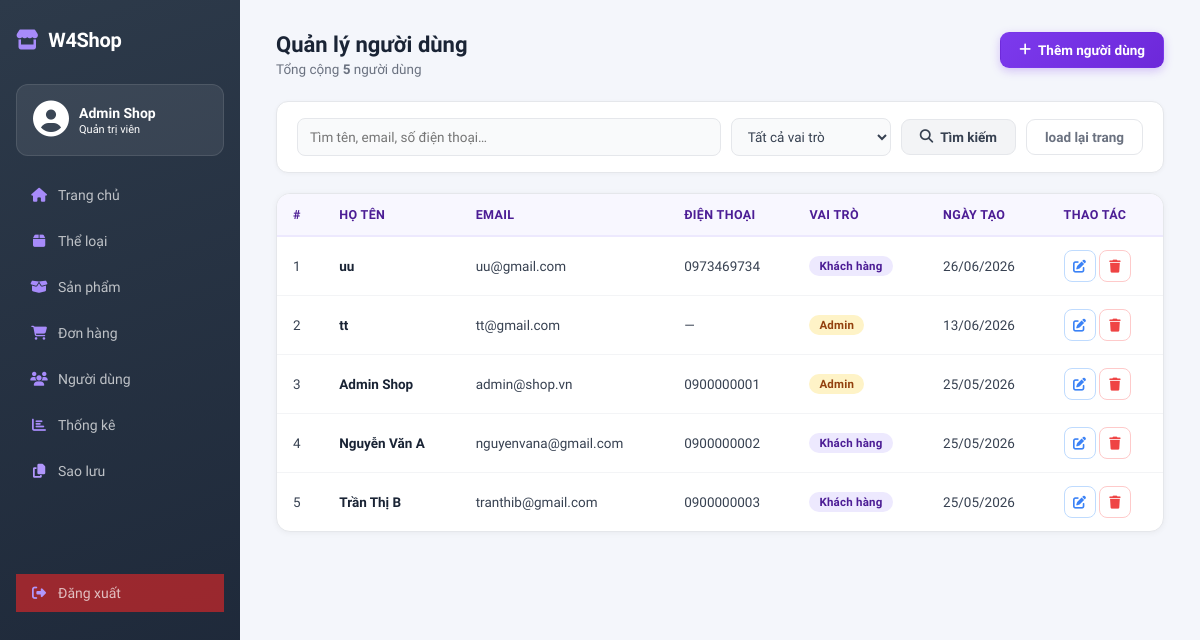
Page /admin/users (signed in) on the committed database.
### tables this page shows
CREATE TABLE `users` (
  `user_id` int(11) NOT NULL,
  `full_name` varchar(100) NOT NULL,
  `email` varchar(150) NOT NULL,
  `password_hash` varchar(255) NOT NULL,
  `phone` varchar(20) DEFAULT NULL,
  `role` enum('customer','admin') NOT NULL DEFAULT 'customer',
  `created_at` datetime NOT NULL DEFAULT current_timestamp()
);

### core/Controller.php (called while the page is built, shortened)
<?php
class Controller {
    protected function render($view, $data = []) {
        extract($data);
        $viewPath = __DIR__ . '/../app/views/' . $view . '.php';
        require $viewPath;
    }
}
?>

### app/controllers/AdminUserController.php (called while the page is built, shortened)
<?php
require_once __DIR__ . '/../../core/Controller.php';
require_once __DIR__ . '/../models/UserModelAdmin.php';
class AdminUserController extends Controller
{
    private UserModelAdmin $userModel;
    public function __construct()
    {
        $this->userModel = new UserModelAdmin();
    }
    public function index(): void
    {
        $search   = trim($_GET['search']  ?? '');
        $role     = $_GET['role']         ?? '';
        $status   = $_GET['status']       ?? '';
        $page     = max(1, (int)($_GET['page'] ?? 1));
        $perPage  = 10;
        $offset   = ($page - 1) * $perPage;
        $filters = compact('search', 'role', 'status');
        $users = $this->userModel->getAll($filters, $perPage, $offset);
        $total = $this->userModel->countAll($filters);
        $totalPages = (int) ceil($total / $perPage);
        $this->render('admin/User', [
            'users'      => $users,
            'total'      => $total,
            'page'       => $page,
            'totalPages' => $totalPages,
            'filters'    => $filters,
        ]);
    }
}

### index.php (called while the page is built, shortened)
<?php
require_once __DIR__ . '/core/Router.php';
$router = new Router();
$router->get('/', 'HomeController', 'index');
$router->get('/products',          'ProductController', 'index');
$router->get('/products/search',   'ProductController', 'search');
$router->get('/products/{id}',     'ProductController', 'detail');
$router->get('/login',    'AuthController', 'loginPage');
$router->post('/login',   'AuthController', 'loginPage');
$router->get('/register', 'AuthController', 'registerPage');
$router->post('/register','AuthController', 'registerPage');
$router->get('/logout',   'AuthController', 'logout');
$router->get('/profile',          'ProfileController', 'index');
$router->get('/profile/edit',           'ProfileController', 'edit');
$router->post('/profile/update',        'ProfileController', 'update');
$router->get('/profile/addAddress',         'ProfileController', 'addAddress');
$router->post('/profile/store-address',      'ProfileController', 'storeAddress');
$router->get('/profile/editAddress/{id}',   'ProfileController', 'editAddress');
$router->post('/profile/update-address',     'ProfileController', 'updateAddress');
$router->post('/profile/delete-address',     'ProfileController', 'deleteAddress');
$router->post('/profile/set-default-address','ProfileController', 'setDefaultAddress');
$router->get('/orders/guest-checkout', 'OrderController', 'guestCheckout');
$router->post('/orders/guest-place',   'OrderController', 'guestPlace');
$router->post('/products/buy-now',     'ProductController', 'buyNow');
$router->get('/orders/buynow-preview',  'OrderController',   'buyNowPreview');
$router->post('/orders/buynow-place',   'OrderController',   'buyNowPlace');
$router->get('/cart',          'CartController', 'index');
$router->post('/cart/update',  'CartController', 'update');
$router->post('/cart/delete',  'CartController', 'delete');
$router->post('/cart/add',     'CartController', 'add');
$router->get('/cart/checkInfo', 'CartController', 'checkInfo');
$router->post('/cart/saveAddress', 'CartController', 'saveAddress');
$router->post('/cart/placeOrder', 'CartController', 'placeOrder');
$router->get('/orders/preview',  'CartController', 'preview');
$router->get('/checkout',       'OrderController', 'checkout');
$router->post('/place-order',   'OrderController', 'placeOrder');
$router->get('/orders',         'OrderController', 'history');
$router->get('/orders/pay/{id}',        'OrderController', 'pay');
$router->post('/orders/confirmPayment', 'OrderController', 'confirmPayment');
$router->get('/orders/{id}',    'OrderController', 'detail');
$router->post('/orders/updatePaymentStatus', 'OrderController', 'updatePaymentStatus');
$router->get('/admin',              'AdminController', 'home');
$router->get('/admin/orders',       'AdminController', 'orders');
$router->get('/admin/order-detail', 'AdminController', 'orderDetail');
$router->post('/admin/save-homepage',       'AdminController', 'saveHomepage');
$router->post('/admin/update-order-status', 'AdminController', 'updateOrderStatus');
$router->get('/admin/categories',         'AdminCategoryController', 'index');
$router->get('/admin/categories/create',  'AdminCategoryController', 'create');
$router->get('/admin/categories/edit',    'AdminCategoryController', 'edit');
$router->post('/admin/categories/store',  'AdminCategoryController', 'store');
$router->post('/admin/categories/update', 'AdminCategoryController', 'update');
$router->post('/admin/categories/delete', 'AdminCategoryController', 'delete');
$router->get('/admin/products',                      'AdminProductController', 'index');
$router->get('/admin/products/getProduct',           'AdminProductController', 'getProduct');
$router->get('/admin/products/getAttributes',        'AdminProductController', 'getAttributes');
$router->post('/admin/products/store',               'AdminProductController', 'store');
$router->post('/admin/products/update',              'AdminProductController', 'update');
$router->post('/admin/products/delete',              'AdminProductController', 'delete');
$router->post('/admin/products/deleteVariant',       'AdminProductController', 'deleteVariant');
$router->post('/admin/products/createAttribute',     'AdminProductController', 'createAttribute');
$router->post('/admin/products/createAttributeValue','AdminProductController', 'createAttributeValue');
$router->post('/admin/products/deleteAttribute',     'AdminProductController', 'deleteAttribute');
$router->post('/admin/products/deleteAttributeValue','AdminProductController', 'deleteAttributeValue');
$router->get('/admin/users',                'AdminUserController', 'index');
$router->get('/admin/users/create',         'AdminUserController', 'create');
$router->get('/admin/users/edit',           'AdminUserController', 'edit');
$router->get('/admin/users/detail',         'AdminUserController', 'detail');
$router->post('/admin/users/store',         'AdminUserController', 'store');
$router->post('/admin/users/update',        'AdminUserController', 'update');
$router->post('/admin/users/delete',        'AdminUserController', 'delete');
$router->post('/admin/users/toggle-status', 'AdminUserController', 'toggleStatus');
$router->get('/admin/backup',          'AdminController', 'backup');
$router->post('/admin/backup/download','AdminController', 'downloadBackup');
$router->dispatch();
?>

### config/database.php (called while the page is built, shortened)
<?php
if (!class_exists('Database')) {
class Database {
    private static $conn = null;
    public static function getConnection() {
        if (self::$conn === null) {
            self::$conn = new mysqli(self::DB_HOST, self::DB_USER, self::DB_PASS, self::DB_NAME, self::DB_PORT);
            self::$conn->set_charset("utf8mb4");
        }
        return self::$conn;
    }
}
}
if (!function_exists('getDB')) {
function getDB() {
    return Database::getConnection();
}
}
?>

### app/models/UserModelAdmin.php (called while the page is built, shortened)
<?php
require_once __DIR__ . '/../../core/Model.php';
class UserModelAdmin extends Model
{
    protected string $table = 'users';
    public function getAll(array $filters = [], int $limit = 10, int $offset = 0): array
    {
        [$where, $params] = $this->buildWhereClause($filters);
        $sql = "SELECT user_id, full_name, email, phone, role, created_at
                FROM {$this->table}
                {$where}
                ORDER BY created_at DESC
                LIMIT :limit OFFSET :offset";
        $params[':limit']  = $limit;
        $params[':offset'] = $offset;
        return $this->queryAll($sql, $params);
    }
    public function countAll(array $filters = []): int
    {
        [$where, $params] = $this->buildWhereClause($filters);
        $sql = "SELECT COUNT(*) AS total FROM {$this->table} {$where}";
        $row = $this->queryOne($sql, $params);
        return (int)($row['total'] ?? 0);
    }
private function buildWhereClause(array $filters): array
{
    $conditions = [];
    $params     = [];
    $where = empty($conditions) ? '' : 'WHERE ' . implode(' AND ', $conditions);
    return [$where, $params];
}
}

### core/Model.php (called while the page is built, shortened)
<?php
require_once __DIR__ . '/../config/database.php';
class Model {
    protected $conn;
    public function __construct() {
        $this->conn = getDB();
    }
    private function compileNamedParams(string $sql, array $params): array
    {
        $values = [];
        $compiled = preg_replace_callback('/:([a-zA-Z_][a-zA-Z0-9_]*)/', function ($m) use ($params, &$values) {
            $key = ':' . $m[1];
            if (!array_key_exists($key, $params)) {
                die("Thiếu tham số {$key} khi build query");
            }
            $values[] = $params[$key];
            return '?';
        }, $sql);
        return [$compiled, $values];
    }
    private function prepareExecute(string $sql, array $params = []) {
        [$compiledSql, $values] = $this->compileNamedParams($sql, $params);
        $stmt = mysqli_prepare($this->conn, $compiledSql);
        if (!empty($values)) {
            $types = '';
            $refs  = [];
            foreach ($values as $i => $v) {
                if (is_int($v)) {
                    $types .= 'i';
                } elseif (is_float($v)) {
                    $types .= 'd';
                } else {
                    $types .= 's';
                }
                $refs[] = &$values[$i];
            }
            array_unshift($refs, $types);
            call_user_func_array([$stmt, 'bind_param'], $refs);
        }
        if (!mysqli_stmt_execute($stmt)) {
            die("Execute lỗi: " . mysqli_stmt_error($stmt) . " | SQL: " . $compiledSql);
        }
        return $stmt;
    }
    protected function queryAll(string $sql, array $params = []): array
    {
        $stmt   = $this->prepareExecute($sql, $params);
        $result = mysqli_stmt_get_result($stmt);
        $rows = [];
        if ($result) {
            while ($row = mysqli_fetch_assoc($result)) {
                $rows[] = $row;
            }
        }
        return $rows;
    }
    protected function queryOne(string $sql, array $params = []): array|false
    {
        $rows = $this->queryAll($sql, $params);
        return $rows[0] ?? false;
    }
}
?>

### app/views/admin/User.php (the view, shortened to what this page needs)
<?php include __DIR__ . '/../layouts/admin_sidebar.php'; ?>
<link rel="stylesheet" href="/WEB_GR4/public/assets/css/admin/User.css">
<div class="admin-content">
  <div class="page-header">
    <div>
      <h1 class="page-title">Quản lý người dùng</h1>
      <p class="page-sub">Tổng cộng <strong><?= $total ?></strong> người dùng</p>
    </div>
    <a href="/WEB_GR4/admin/users/create" class="btn btn-primary">
      <i class="fas fa-plus"></i> Thêm người dùng
    </a>
  </div>
  <div class="filter-card">
    <form method="GET" action="/WEB_GR4/admin/users" class="filter-form">
      <input
        type="text"
        name="search"
        placeholder="Tìm tên, email, số điện thoại…"
        value="<?= htmlspecialchars($filters['search'] ?? '') ?>"
        class="form-control"
      >
      <select name="role" class="form-control">
        <option value="">Tất cả vai trò</option>
      </select>
      <button type="submit" class="btn btn-secondary">
        <i class="fas fa-search"></i> Tìm kiếm
      </button>
      <a href="/WEB_GR4/admin/users" class="btn btn-ghost">load lại trang</a>
    </form>
  </div>
  <div class="table-card">
    <?php if (empty($users)): ?>
      <div class="empty-state">
        <i class="fas fa-users fa-3x"></i>
        <p>Không tìm thấy người dùng nào.</p>
      </div>
    <?php else: ?>
      <table class="data-table">
        <thead>
          <tr>
            <th>#</th>
            <th>Họ tên</th>
            <th>Email</th>
            <th>Điện thoại</th>
            <th>Vai trò</th>
            <th>Ngày tạo</th>
            <th class="text-center">Thao tác</th>
          </tr>
        </thead>
        <tbody>
          <?php foreach ($users as $i => $user): ?>
            <tr>
              <td><?= ($page - 1) * 10 + $i + 1 ?></td>
              <td>
                <a href="/WEB_GR4/admin/users/detail?id=<?= $user['user_id'] ?>" class="user-name-link">
                  <?= htmlspecialchars($user['full_name']) ?>
                </a>
              </td>
              <td><?= htmlspecialchars($user['email']) ?></td>
              <td><?= htmlspecialchars($user['phone'] ?? '—') ?></td>
              <td>
                <span class="badge badge-<?= $user['role'] === 'admin' ? 'warning' : 'info' ?>">
                  <?= $user['role'] === 'admin' ? 'Admin' : 'Khách hàng' ?>
                </span>
              </td>
              <td><?= date('d/m/Y', strtotime($user['created_at'])) ?></td>
              <td class="action-cell">
                <a href="/WEB_GR4/admin/users/edit?id=<?= $user['user_id'] ?>" class="btn-icon btn-edit" title="Sửa">
                  <i class="fas fa-edit"></i>
                </a>
                <button
                  class="btn-icon btn-delete delete-btn"
                  data-id="<?= $user['user_id'] ?>"
                  data-name="<?= htmlspecialchars($user['full_name']) ?>"
                  title="Xóa"
                >
                  <i class="fas fa-trash"></i>
                </button>
              </td>
            </tr>
          <?php endforeach; ?>
        </tbody>
      </table>
    <?php endif; ?>
  </div>
</div>

### core/Router.php (shortened to what this page needs)
<?php
class Router {
    private $routes = [];
    public function get($path, $controller, $method) {
        $this->routes[] = ['path' => $path, 'controller' => $controller, 'method' => $method, 'httpMethod' => 'GET'];
    }
    public function post($path, $controller, $method) {
        $this->routes[] = ['path' => $path, 'controller' => $controller, 'method' => $method, 'httpMethod' => 'POST'];
    }
    public function dispatch() {
        $url = parse_url($_SERVER['REQUEST_URI'], PHP_URL_PATH);
        $base = '/WEB_GR4';
        if (strpos($url, $base) === 0) {
            $url = substr($url, strlen($base));
        }
        $httpMethod = $_SERVER['REQUEST_METHOD'];
        foreach ($this->routes as $route) {
            if ($route['httpMethod'] === $httpMethod && $this->match($route['path'], $url, $params)) {
                $ctrl = new $route['controller']();
                call_user_func_array([$ctrl, $route['method']], $params);
                return;
            }
        }
    }
    private function match($routePath, $url, &$params) {
        $pattern = preg_replace('/\{(\w+)\}/', '([^/]+)', $routePath);
        $pattern = '#^' . $pattern . '$#';
        if (preg_match($pattern, $url, $matches)) {
            return true;
        }
        return false;
    }
}
?>

### rows in the picture
users: i "1", full_name "uu", email "uu@gmail.com", phone "0973469734", role "Khách hàng", created_at "26/06/2026"
users: i "2", full_name "tt", email "tt@gmail.com", phone "—", role "Admin", created_at "13/06/2026"
users: i "3", full_name "Admin Shop", email "admin@shop.vn", phone "0900000001", role "Admin", created_at "25/05/2026"
users: i "4", full_name "Nguyễn Văn A", email "nguyenvana@gmail.com", phone "0900000002", role "Khách hàng", created_at "25/05/2026"
users: i "5", full_name "Trần Thị B", email "tranthib@gmail.com", phone "0900000003", role "Khách hàng", created_at "25/05/2026"

### other values in the picture
$total "5"
